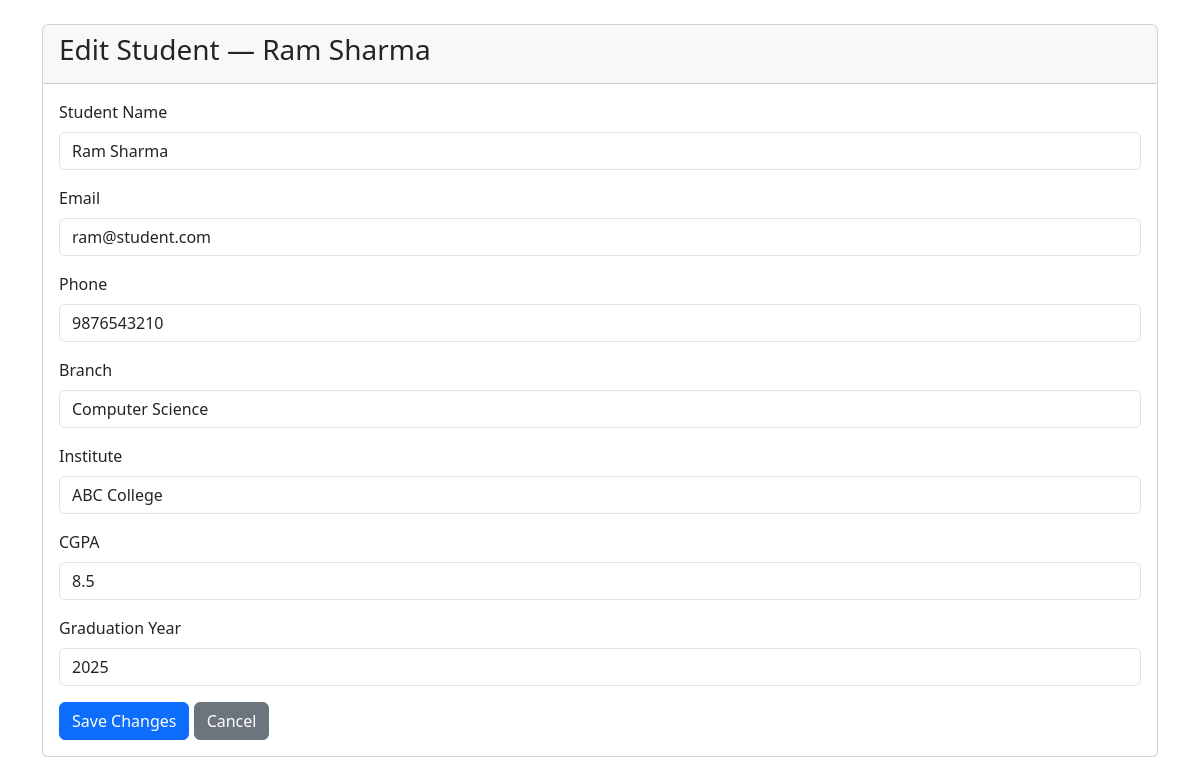
Page /admin/student/edit/1 (signed in) on the earlier database version.
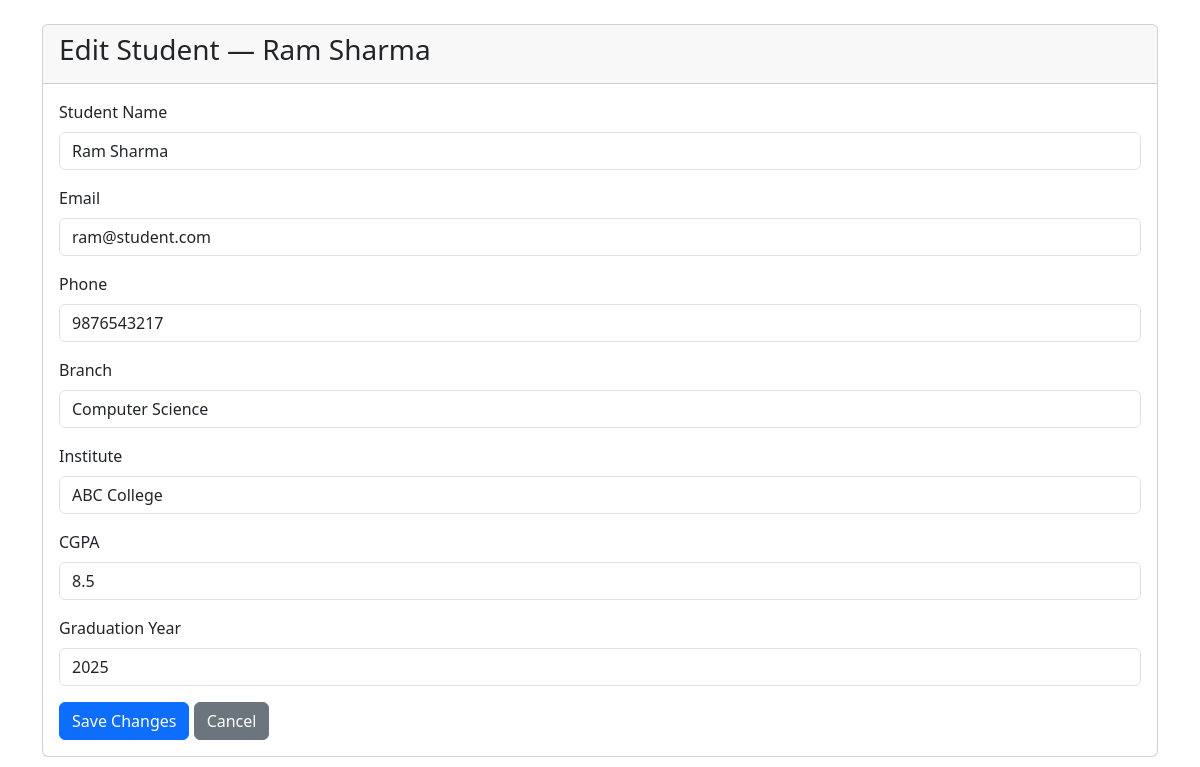
Same page on the later database version.
### backend/models.py (models this page shows, shortened)
class Student(db.Model, UserMixin):
    __tablename__ = "student"
    student_id = db.Column(db.Integer, primary_key=True, autoincrement=True)
    full_name = db.Column(db.String(100), nullable=False)
    email = db.Column(db.String(120), unique=True, nullable=False)
    password = db.Column(db.String(255), nullable=False)
    phone = db.Column(db.String(15), unique=True, nullable=False)
    branch = db.Column(db.String(100), nullable=False)
    institute = db.Column(db.String(150))
    cgpa = db.Column(db.Float)
    grad_year = db.Column(db.Integer)
    is_active = db.Column(db.Boolean, default=True)
    registered_at = db.Column(db.DateTime, default=datetime.utcnow)
    applications = db.relationship('Application', backref='student', lazy=True)
    resume = db.relationship('Resume', backref='student', uselist=False)
    placements = db.relationship('Placement', backref='student', lazy=True,
                                 foreign_keys='Placement.student_id')

### backend/routes.py (the view, shortened to what this page needs)
@app.route("/admin/student/edit/<int:student_id>", methods=['GET', 'POST'])
@login_required
def edit_student(student_id):
    if isinstance(current_user, Admin):
        student = Student.query.get_or_404(student_id)
        if request.method == "GET":
            return render_template("admin/edit_student.html", student=student)
    else:
        return "You are not Authorized", 403

### app.py (called while the page is built)
def create_app():
    app = Flask(__name__)
    app.config["SQLALCHEMY_DATABASE_URI"] = "sqlite:///mydb.sqlite"
    app.config["SECRET_KEY"] = "mysecretkey"
    app.config["UPLOAD_FOLDER"] = "static/resumes"
    db.init_app(app)
    login_manager = LoginManager(app)
    login_manager.login_view = "login"
    @login_manager.user_loader
    def load_user(user_id):
        from backend.models import Admin, Student, Company
        if "-" not in user_id:
            return None
        role, id = user_id.split("-")
        id = int(id)
        if role == "admin":
            return Admin.query.get(id)
        elif role == "student":
            return Student.query.filter_by(student_id=id).first()
        elif role == "company":
            return Company.query.filter_by(company_id=id).first()
        return None
    app.app_context().push()
    return app

### templates/admin/edit_student.html (shortened to what this page needs)
<!DOCTYPE html>
<html lang="en">
<head>
    <link href="https://cdn.jsdelivr.net/npm/bootstrap@5.3.8/dist/css/bootstrap.min.css" rel="stylesheet"
>
</head>
<body>
    <div class="container mt-4">
        <div class="card">
            <div class="card-header">
                <h3>Edit Student — {{ student.full_name }}</h3>
            </div>
            <div class="card-body">
                <form action="/admin/student/edit/{{ student.student_id }}" method="POST">
                    <div class="mb-3">
                        <label class="form-label">Student Name</label>
                        <input type="text" class="form-control" name="full_name"
                               value="{{ student.full_name }}" required>
                    </div>
                    <div class="mb-3">
                        <label class="form-label">Email</label>
                        <input type="email" class="form-control" name="email"
                               value="{{ student.email }}" required>
                    </div>
                    <div class="mb-3">
                        <label class="form-label">Phone</label>
                        <input type="text" class="form-control" name="phone"
                               value="{{ student.phone }}" required>
                    </div>
                    <div class="mb-3">
                        <label class="form-label">Branch</label>
                        <input type="text" class="form-control" name="branch"
                               value="{{ student.branch }}" required>
                    </div>
                    <div class="mb-3">
                        <label class="form-label">Institute</label>
                        <input type="text" class="form-control" name="institute"
                               value="{{ student.institute }}">
                    </div>
                    <div class="mb-3">
                        <label class="form-label">CGPA</label>
                        <input type="number" class="form-control" name="cgpa"
                               value="{{ student.cgpa }}" step="0.01" min="0" max="10">
                    </div>
                    <div class="mb-3">
                        <label class="form-label">Graduation Year</label>
                        <input type="number" class="form-control" name="grad_year"
                               value="{{ student.grad_year }}">
                    </div>
                    <button type="submit" class="btn btn-primary">Save Changes</button>
                    <a href="/dashboard/admin" class="btn btn-secondary">Cancel</a>
                </form>
            </div>
        </div>
    </div>
</body>
</html>

Differences in the rows shown:
changed Student "Ram Sharma": phone "9876543210" → "9876543217"
